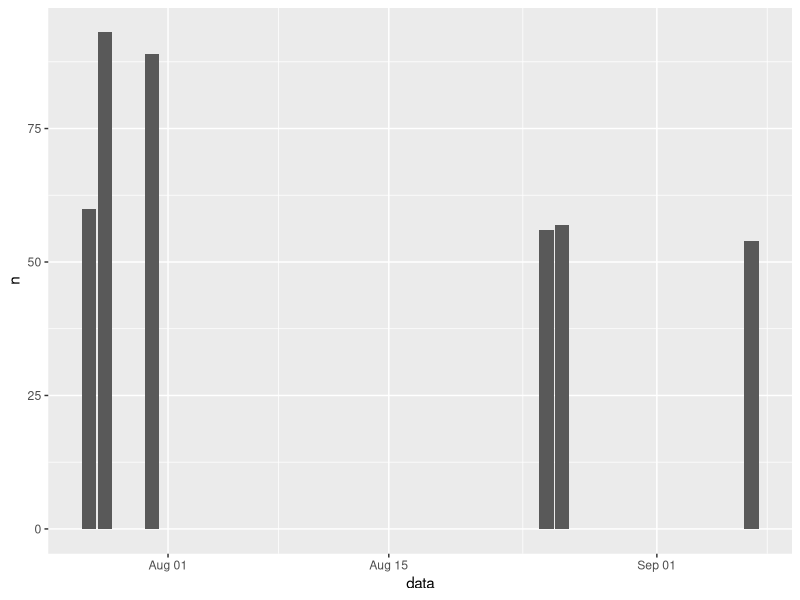
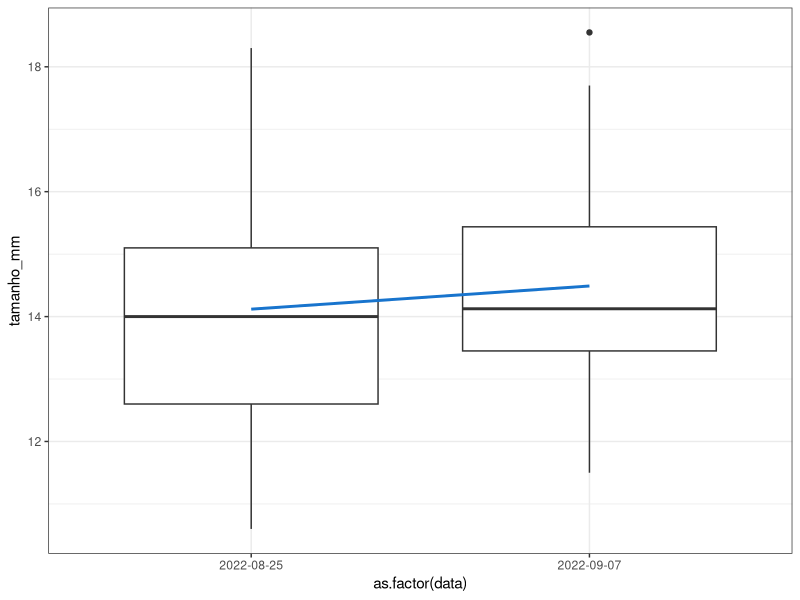
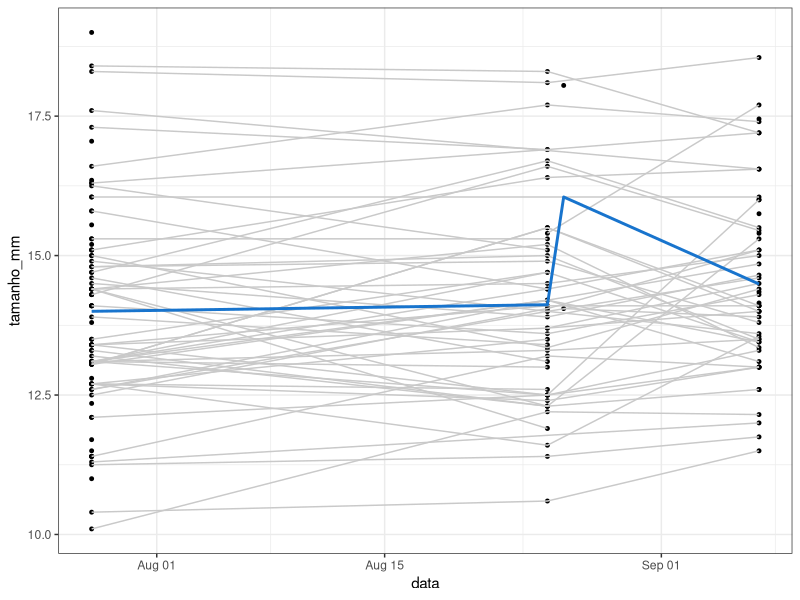
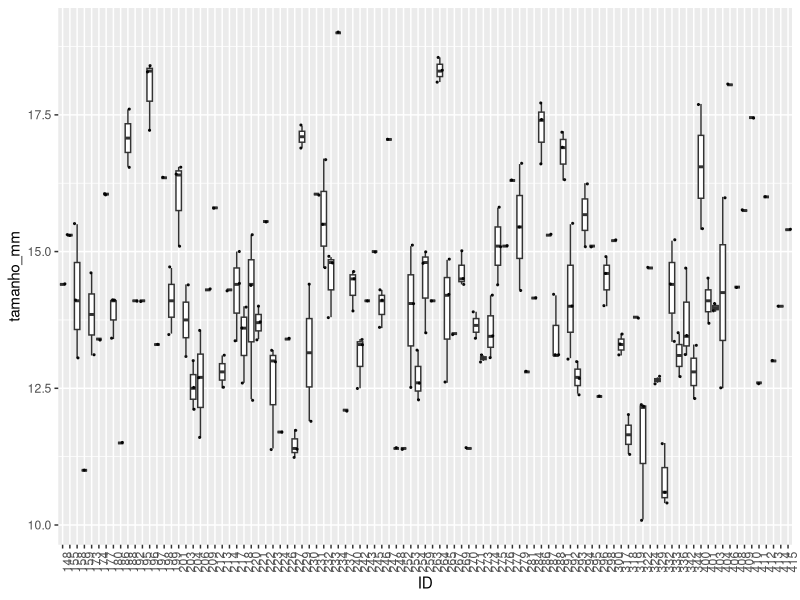
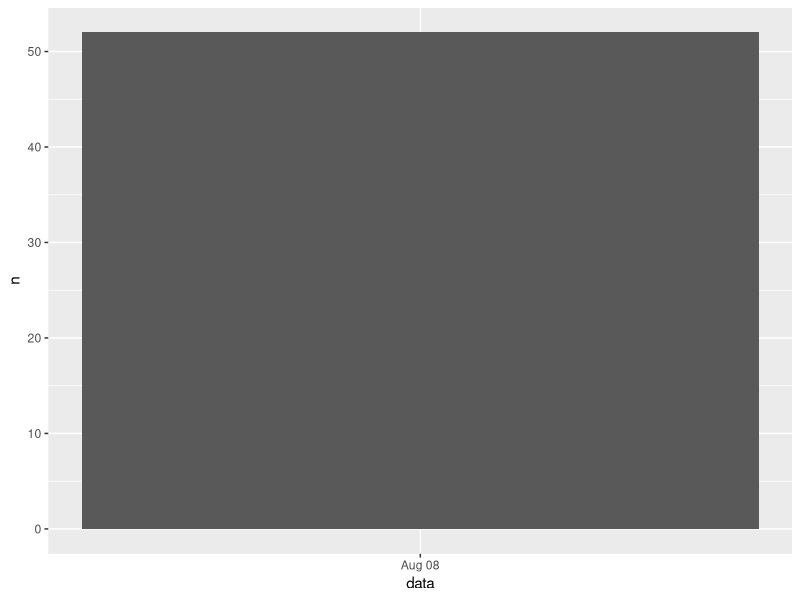

Write the R code that produced these figures, in order.
### DIRETÓRIO ###
setwd('C:/Users/marin/Documents/Mestrado/Campos/Piloto')
library(readxl)
library(viridis)
library(dplyr)
library(ggplot2)
#install.packages('esquisser') #atualizar versão do R
#library(esquisser)


### PRAINHA ###
prainha <- read_excel('Set2022_Pra.xlsx',
                      sheet = 'Planilha1') #chamando dataframe

prainha$data <- as.Date(prainha$data, format = "%d_%m_%Y") #transformando data em data
str(prainha$data)
prainha$ID <- as.character(prainha$ID) #transformando ID em caracter
str(prainha$ID)

#Renomear colunas
names(prainha) <- c('ID', 'cor', 'data', 'tamanho_mm')

prainha$tamanho_mm <- as.numeric(prainha$tamanho_mm) #transformando tamanho em numérico
str(prainha$tamanho_mm)

#Marcação e Recaptura
freq_data<- count(prainha, data) #contando frequência das datas

freq_data %>%
  ggplot(aes(x=data, y=n)) + 
  geom_bar(stat = "identity") #plotando gráfico de barra com o número de capturados por dia
#data bugada

#Tamanho ao longo do tempo
prainha %>%
  filter(!prainha$cor %in% "vermelho",
         !tamanho_mm %in% NA,
         data != '2022-08-26', data > '2022-08-01') %>% 
  ggplot(aes(x=as.factor(data), y=tamanho_mm)) +
  geom_boxplot() +
  # geom_point(size = 1) +
  # geom_path(aes(group = ID), color="gray79") +
  stat_summary(fun=mean, geom="line", color="dodgerblue3", aes(group=1), size=1) +
  theme_bw()
                 
prainha %>%
  filter(!prainha$cor %in% "vermelho",
         !prainha$data %in% c("2022_07_27", "2022_07_28"),
         !tamanho_mm %in% NA) %>% 
  ggplot(aes(x=data, y=tamanho_mm)) +
  geom_point(size = 1) +
  geom_path(aes(group = ID), color="gray79") +
  stat_summary(fun=mean, geom="line", color="dodgerblue3", aes(group=1), size=1) +
  theme_bw()

prainha %>%  #queria filtrar pelas duas ultimas datas, mas não to sabendo mexer com data em posicxt
  filter(!prainha$cor %in% "vermelho",
         !tamanho_mm %in% NA) %>%
  ggplot( aes(x=ID, y=tamanho_mm)) +
  geom_boxplot() +
  scale_fill_viridis(discrete = TRUE, alpha=0.6) +
  geom_jitter(color="black", size=0.4, alpha=0.9) +
  #theme_ipsum() +
  theme(axis.text.x = element_text(angle = 90, vjust = 1, hjust = 0.5))

prainha %>% 
  select(-cor) %>% 
  filter(!is.na(tamanho_mm),
         data > "2022-08-25") %>%
  arrange(data, ID) %>% 
  mutate(diff_row = tamanho_mm - lag(tamanho_mm))


prainha %>% 
  select(-cor) %>% 
  filter(!is.na(tamanho_mm)) %>%
  arrange(ID, data) %>%
  group_by(ID) %>%
  filter(n()>=2,
         data > "2022-08-01") %>% 
  mutate(diff_row = tamanho_mm - lag(tamanho_mm)) %>% 
  data.frame() %>% 
  mutate(diff = ifelse(diff_row > 0, "cresceu", 
                       ifelse(diff_row < 0, "encolheu", NA))) %>% 
  group_by(diff) %>% 
  summarise(med_dif = mean(diff_row),
            sd_dif = sd(diff_row),
            N = n_distinct(diff_row))

# DIFFERENCE BETWEEN VISIT BY PATIENT ------------------------------------- 
prainha %>% 
  select(-cor) %>% 
  filter(!is.na(tamanho_mm),
         data > "2022-08-01") %>%
  arrange(ID, data) %>%
  group_by(ID) %>%
  filter(n()>=2) %>% 
  mutate(diffDate = difftime(data, lag(data,1)) / 86400) %>% 
  ungroup()


### PRAIA GRANDE ###
pg <- read_excel('Set2022_PG.xlsx',
                      sheet = 'Planilha1') #chamando dataframe

pg$data <- as.Date(pg$data, format = "%d_%m_%Y") #transformando data em data
str(pg$data)
pg$ID <- as.character(pg$ID) #transformando ID em caracter
str(pg$ID)
pg$tamanho_mm <- as.numeric(pg$tamanho_mm) #transformando tamanho em numérico
str(pg$tamanho_mm)

#Marcação e Recaptura
freq_data_pg<- count(pg, data) #contando frequência das datas

freq_data_pg %>%
  ggplot(aes(x=data, y=n)) + 
  geom_bar(stat = "identity") #plotando gráfico de barra com o número de capturados por dia
#data bugada
